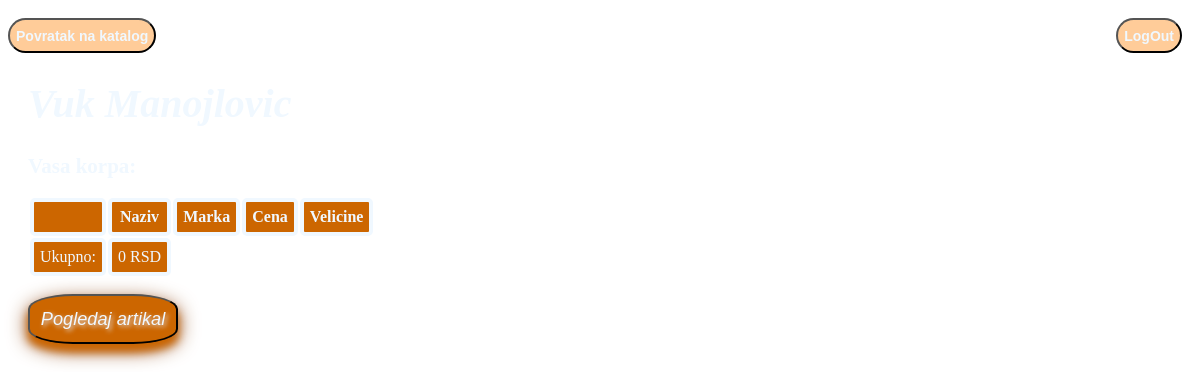
Page /korpa.php (signed in) on the earlier database version.
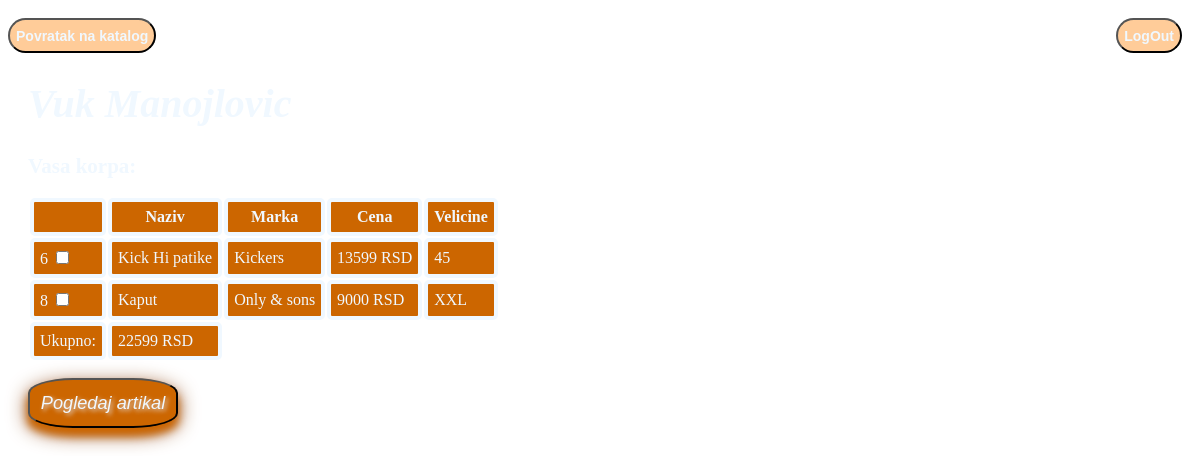
Same page on the later database version.
### tables this page shows
CREATE TABLE `articles` (
  `id` int NOT NULL,
  `naziv` varchar(100) NOT NULL,
  `marka` varchar(100) NOT NULL,
  `cena` int NOT NULL,
  `velicina` varchar(100) NOT NULL,
  PRIMARY KEY (`id`)
);

### model/basket.php (called while the page is built, shortened)
<?php
class Basket{
    public static function getArticlesByUserId($userId,$conn){
        $query = "SELECT * FROM basket WHERE userId='".$userId."'";
        return $conn->query($query);
    }
}
?>

### model/article.php (called while the page is built, shortened)
<?php
class Article{
    public static function getArticleById($idArticle,$conn){
        $q = "SELECT * FROM articles WHERE id= '".$idArticle."'";
        return $conn->query($q);
    }
}
?>

### korpa.php (the view, shortened to what this page needs)
<?php
    require "dbBroker.php";
    require "model/article.php";
    require "model/basket.php";
    $user=null;
    if(isset($_SESSION['user'])){
        $user=$_SESSION['user'];
        $result = Basket::getArticlesByUserId($user->userId, $conn);
        $korpa = array();
        $velicine = array();
        $kolicina = array();
        while($row = mysqli_fetch_object($result)){
            $articleId = $row->articleId;
            $korpa[] = $articleId;
            $velicine[] = $row->velicina;
            $kolicina[] = $row->kolicina;
        }
        $korpa_items = array();
        $cena = 0;
        for($i=0;$i<sizeof($korpa);$i++){
            $result1 = Article::getArticleById($korpa[$i],$conn);
            $article = $result1->fetch_object();
            $cena = $cena + $article->cena*$kolicina[$i];
            $korpa_items[] = $article;
        }
    }
?>
<!DOCTYPE html>
<html lang="en">
<head>
    <link href="css/korpa.css?<?php echo time(); ?>" rel="stylesheet">
</head>
<body>
    <form method="post" aciton="#">
        <div class="dataOfUser">
            <input type="submit"  name="back" id="back" value="Povratak na katalog"/>
            <input type="submit"  name="LogOut" id="logOut" value="LogOut"/>
        </div>
    </form>
    <div class="heading-info">
        <h1 style="font-style:italic; font-weight:bold; font-size:40px;"><?php if($user!=null){
            echo $user->ime . " " . $user->prezime;
        } ?>
        </h1>
        <h2>Vasa korpa:</h2>
    </div>
    <div class="articles">
        <form method="POST">
            <table border="1">
                <thead>
                    <tr>
                        <th></th>
                        <th>Naziv</th>
                        <th>Marka</th>
                        <th>Cena</th>
                        <th>Velicine</th>
                    </tr>
                </thead>
                <tbody>
                <?php
                        $brojac = 0;
                        foreach($korpa_items as $korpa_item):
                    ?>
                    <tr>
                        <td>
                            <label for="select[]"><?php echo $korpa_item->id; ?></label>
                            <input type="checkbox" id="select" name="select[]" value="<?php echo $korpa_item->id?>">
                        </td>
                        <td><?php echo $korpa_item->naziv;?></td>
                        <td><?php echo $korpa_item->marka;?></td>
                        <td><?php echo $korpa_item->cena . " " . "RSD";?></td>
                        <td><?php echo $velicine[$brojac]; $brojac++;?></td>
                    </tr>
                    <?php endforeach;?>
                </tbody>
                <tfoot>
                    <tr>
                        <td>Ukupno:</td>
                        <td><?php echo $cena . " " . "RSD"?></td>
                    </tr>
                </tfoot>
            </table>
            <br>
            <div class="submits">
                <input type="submit" class="button-action" id="submit" name="submit" value="Pogledaj artikal"/>
            </div>
        </form>
    </div>
</body>
</html>

### css/korpa.css (style rules this page uses)
html { background-image: url('https://i.pinimg.com/originals/d9/e5/41/d9e54145a2d718aa59dc9899dcddf2b8.gif'); background-size:cover; background-repeat: no-repeat; font: normal 14px Roboto,arial,sans-serif; font-family: 'Dancing Script', cursive!important; color:aliceblue; margin: 0px; }
.dataOfUser { display:flex; flex-direction: row; justify-content: space-between; margin-right: 10px; }
#logOut,#back { border-radius: 20px; width: auto; height: 35px; margin-top: 10px; background-color: #FFCC99; color:aliceblue; text-align: center; font-size: 14px; font-weight: bold; }
.heading-info { margin-left: 20px; }
.articles { margin-left: 20px; }
table { border: none; }
td,th { border: 4px solid aliceblue; border-radius: 5px; background-color: #CC6600; color: aliceblue; height: auto; width: auto; padding: 6px; }
.button-action { color:aliceblue; background-color:#CC6600; border-radius: 30%; transition-duration: 0.4s; font-size: 1.3em; font-style: italic; height: 50px; width: 150px; text-shadow: 2px 2px 4px #e2dddd; box-shadow: 0 8px 8px 0 #CC6600, 0 6px 20px 0 saddlebrown; }

Differences in the rows shown:
added articles: id "6", naziv "Kick Hi patike", marka "Kickers", cena "13599", brojac "45"
added articles: id "8", naziv "Kaput", marka "Only & sons", cena "9000", brojac "XXL"
Other differences:
$cena: "0" → "22599"
